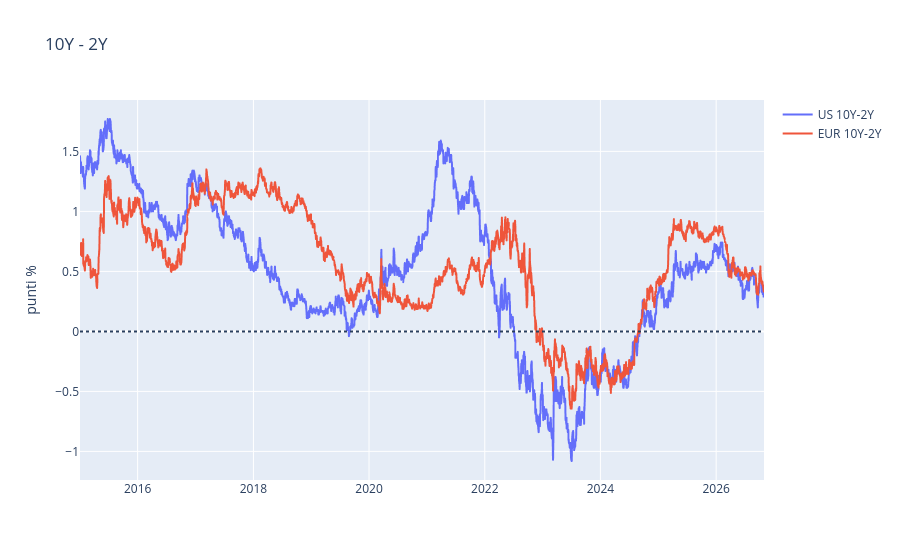

Notebook code for this chart:
### Markdown cell above
## Inclinazione della curva (10 anni - 2 anni)
Sotto zero = curva invertita: storicamente anticipa un rallentamento.

### Code cell
fig = px.line(df.loc[DAL:, ["US 10Y-2Y", "EUR 10Y-2Y"]].dropna(how="all").ffill(), title="10Y - 2Y",
              labels={"value": "punti %", "Data": "", "variable": ""})
fig.add_hline(y=0, line_dash="dot")
fig.show()

### Figure 1 — Plotly figure (JSON) as saved in the notebook; plotly's stock layout.template omitted (floating-point values rounded to 4 significant figures; data arrays with more than 128 entries replaced by an {"elided": "..."} marker saying what was removed)
{"data": [{"hovertemplate": "=%{x}<br>punti %=%{y}<extra></extra>", "legendgroup": "US 10Y-2Y", "line": {"color": "#636efa", "dash": "solid"}, "marker": {"symbol": "circle"}, "mode": "lines", "name": "US 10Y-2Y", "showlegend": true, "type": "scattergl", "x": {"elided": "3060 str values"}, "xaxis": "x", "y": {"elided": "3060 float values"}, "yaxis": "y"}, {"hovertemplate": "=%{x}<br>punti %=%{y}<extra></extra>", "legendgroup": "EUR 10Y-2Y", "line": {"color": "#EF553B", "dash": "solid"}, "marker": {"symbol": "circle"}, "mode": "lines", "name": "EUR 10Y-2Y", "showlegend": true, "type": "scattergl", "x": {"elided": "3060 str values"}, "xaxis": "x", "y": {"elided": "3060 float values"}, "yaxis": "y"}], "layout": {"legend": {"title": {"text": ""}, "tracegroupgap": 0}, "shapes": [{"line": {"dash": "dot"}, "type": "line", "x0": 0, "x1": 1, "xref": "x domain", "y0": 0, "y1": 0, "yref": "y"}], "title": {"text": "10Y - 2Y"}, "xaxis": {"anchor": "y", "domain": [0.0, 1.0], "title": {"text": ""}}, "yaxis": {"anchor": "x", "domain": [0.0, 1.0], "title": {"text": "punti %"}}}}
